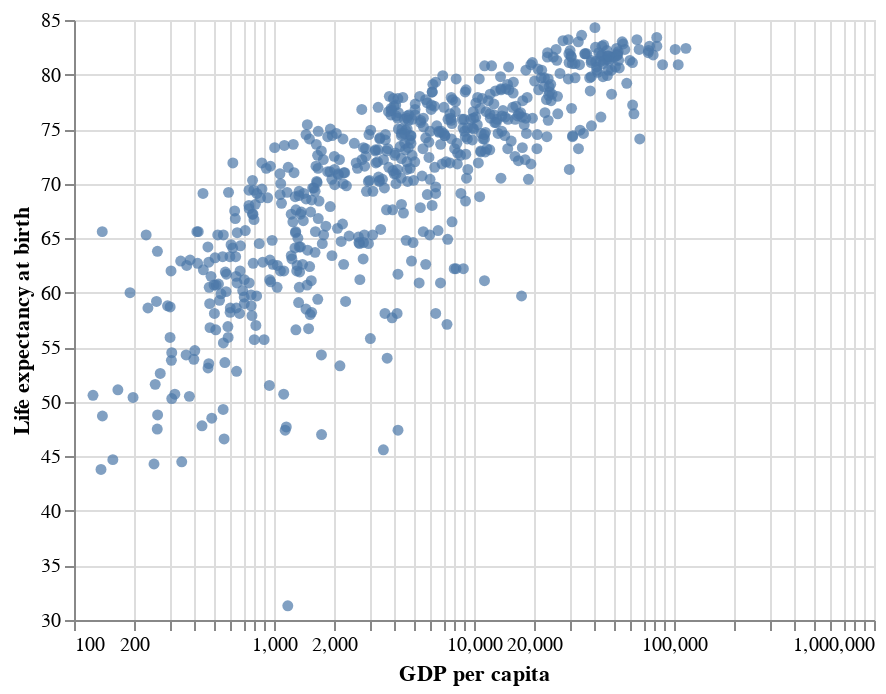

Source (notebook cell):
### Markdown cell above
In the plot above, there are a lot of points squished together near $x = 0$. It will make it easier to see the pattern of scatter in that region to adjust the x axis so that values are not displayed on a linear scale. Using `alt.Scale()` allows for efficient axis rescaling; the cell below puts GDP per capita on a log scale.

### Code cell
# log scale for x axis
alt.Chart(data).mark_circle().encode(
    x = alt.X('GDP per capita', scale = alt.Scale(type = 'log')),
    y = alt.Y('All', title = 'Life expectancy at birth',
              scale = alt.Scale(zero = False))
)

### Figure 1 — Vega-Lite specification as saved in the notebook (floating-point values rounded to 4 significant figures; data arrays with more than 128 entries replaced by an {"elided": "..."} marker saying what was removed)
{"config": {"view": {"continuousWidth": 400, "continuousHeight": 300}}, "data": {"name": "data-f387fa34a6db5787f5f98ceb7832c6b7"}, "mark": "circle", "encoding": {"x": {"type": "quantitative", "field": "GDP per capita", "scale": {"type": "log"}}, "y": {"type": "quantitative", "field": "All", "scale": {"zero": false}, "title": "Life expectancy at birth"}}, "$schema": "https://vega.github.io/schema/vega-lite/v4.0.2.json", "datasets": {"data-f387fa34a6db5787f5f98ceb7832c6b7": {"elided": "620 records"}}}
